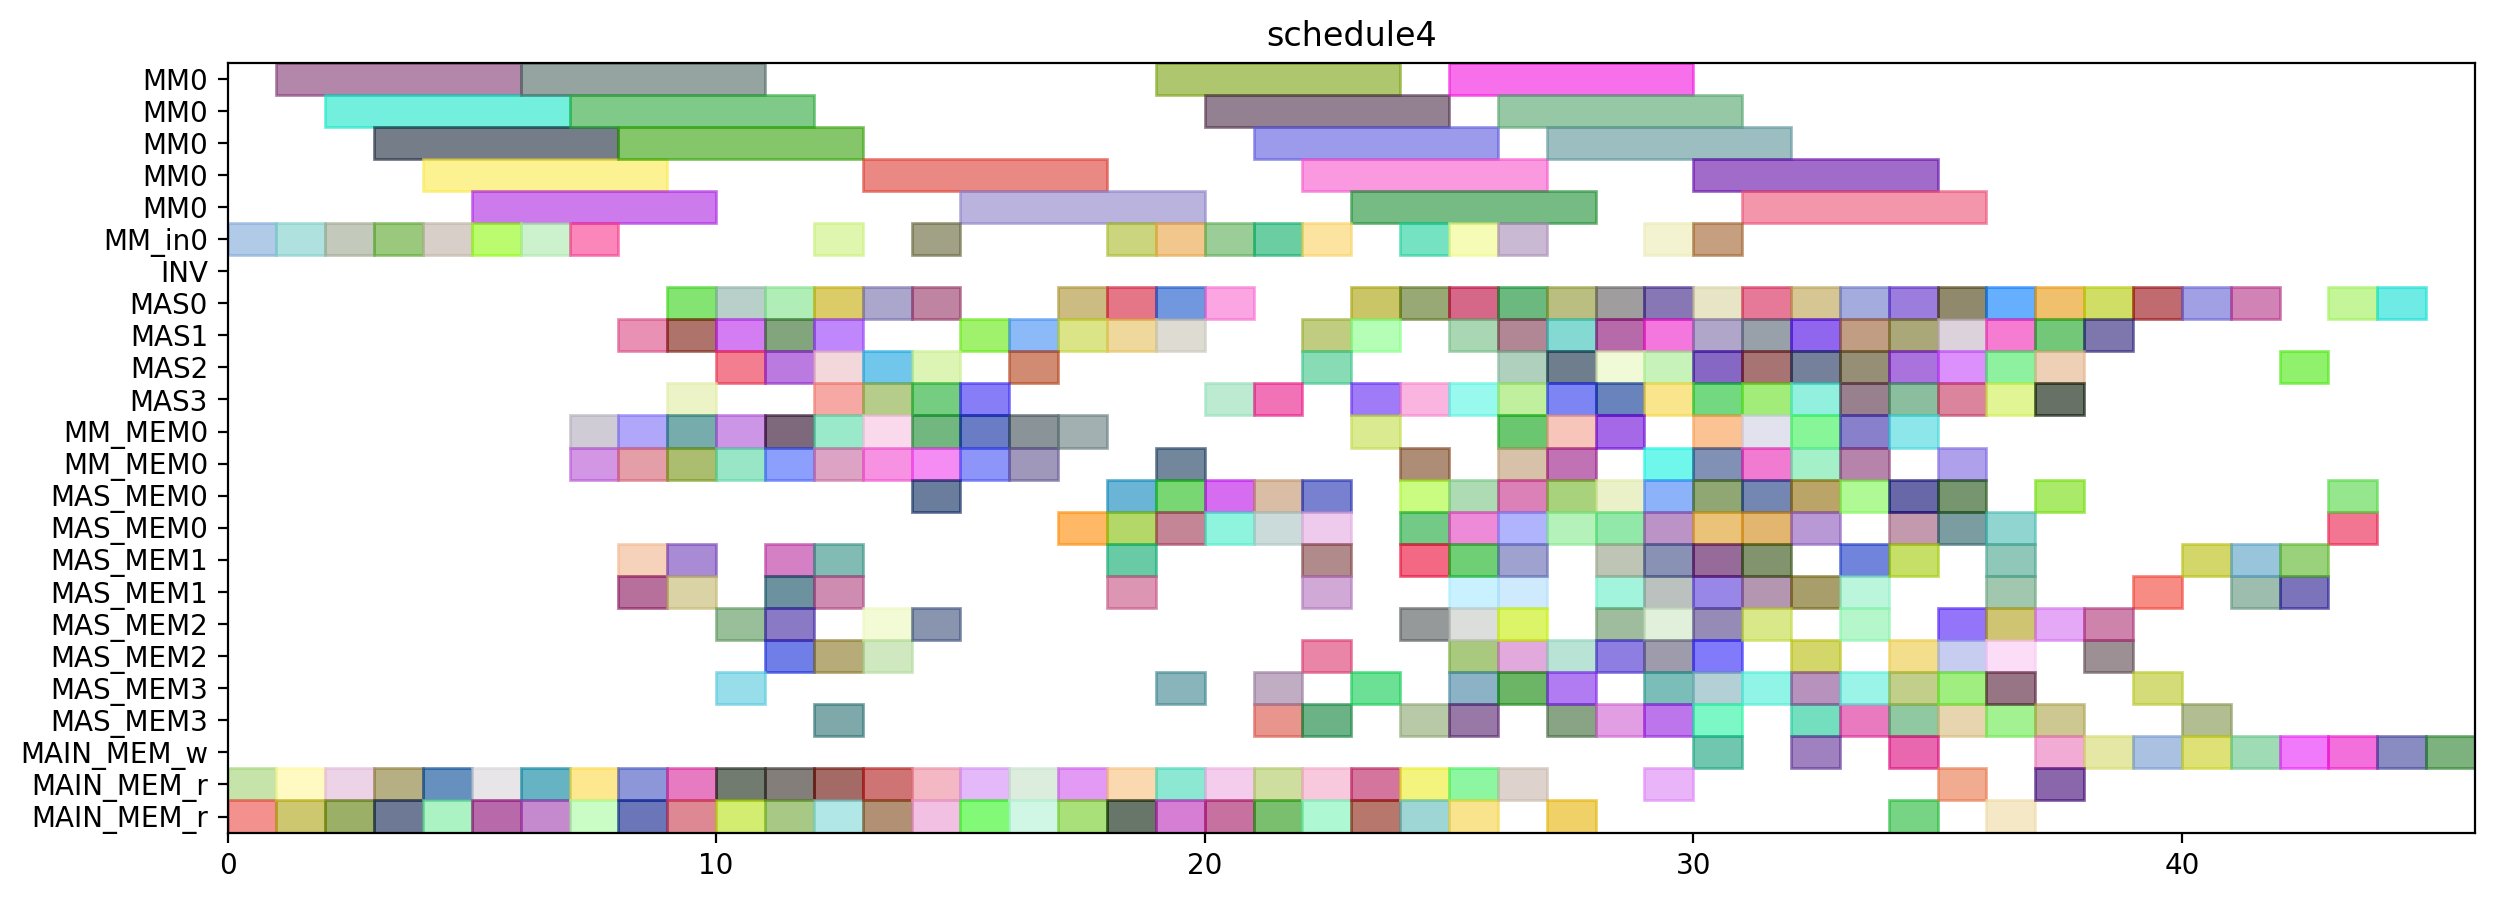

Python code for this plot:
from pyschedule import Scenario, solvers, plotters, alt


def solve():
	horizon = 127
	S = Scenario("schedule4", horizon=horizon)

	# resource
	MM = S.Resources('MM', num=1, size=5)
	MM_in = S.Resources('MM_in', num=1)
	INV = S.Resource('INV')
	MAS = S.Resources('MAS', num=4, size=1, periods=range(1, horizon))
	MM_MEM = S.Resources('MM_MEM', num=1, size=2)
	MAS_MEM = S.Resources('MAS_MEM', num=4, size=2)
	MAIN_MEM_w = S.Resource('MAIN_MEM_w', size=1)
	MAIN_MEM_r = S.Resource('MAIN_MEM_r', size=2)

	# result of previous scheduling
	t6_t1_in = S.Task('t6_t1_in', length=1, delay_cost=1)
	S += t6_t1_in >= 0
	t6_t1_in += MM_in[0]

	t6_t1_mem0 = S.Task('t6_t1_mem0', length=1, delay_cost=1)
	S += t6_t1_mem0 >= 0
	t6_t1_mem0 += MAIN_MEM_r

	t6_t1_mem1 = S.Task('t6_t1_mem1', length=1, delay_cost=1)
	S += t6_t1_mem1 >= 0
	t6_t1_mem1 += MAIN_MEM_r

	t5_t0_in = S.Task('t5_t0_in', length=1, delay_cost=1)
	S += t5_t0_in >= 1
	t5_t0_in += MM_in[0]

	t5_t0_mem0 = S.Task('t5_t0_mem0', length=1, delay_cost=1)
	S += t5_t0_mem0 >= 1
	t5_t0_mem0 += MAIN_MEM_r

	t5_t0_mem1 = S.Task('t5_t0_mem1', length=1, delay_cost=1)
	S += t5_t0_mem1 >= 1
	t5_t0_mem1 += MAIN_MEM_r

	t6_t1 = S.Task('t6_t1', length=5, delay_cost=1)
	S += t6_t1 >= 1
	t6_t1 += MM[0]

	t5_t0 = S.Task('t5_t0', length=5, delay_cost=1)
	S += t5_t0 >= 2
	t5_t0 += MM[0]

	t5_t1_in = S.Task('t5_t1_in', length=1, delay_cost=1)
	S += t5_t1_in >= 2
	t5_t1_in += MM_in[0]

	t5_t1_mem0 = S.Task('t5_t1_mem0', length=1, delay_cost=1)
	S += t5_t1_mem0 >= 2
	t5_t1_mem0 += MAIN_MEM_r

	t5_t1_mem1 = S.Task('t5_t1_mem1', length=1, delay_cost=1)
	S += t5_t1_mem1 >= 2
	t5_t1_mem1 += MAIN_MEM_r

	t4_t3_in = S.Task('t4_t3_in', length=1, delay_cost=1)
	S += t4_t3_in >= 3
	t4_t3_in += MM_in[0]

	t4_t3_mem0 = S.Task('t4_t3_mem0', length=1, delay_cost=1)
	S += t4_t3_mem0 >= 3
	t4_t3_mem0 += MAIN_MEM_r

	t4_t3_mem1 = S.Task('t4_t3_mem1', length=1, delay_cost=1)
	S += t4_t3_mem1 >= 3
	t4_t3_mem1 += MAIN_MEM_r

	t5_t1 = S.Task('t5_t1', length=5, delay_cost=1)
	S += t5_t1 >= 3
	t5_t1 += MM[0]

	t0_t3_in = S.Task('t0_t3_in', length=1, delay_cost=1)
	S += t0_t3_in >= 4
	t0_t3_in += MM_in[0]

	t0_t3_mem0 = S.Task('t0_t3_mem0', length=1, delay_cost=1)
	S += t0_t3_mem0 >= 4
	t0_t3_mem0 += MAIN_MEM_r

	t0_t3_mem1 = S.Task('t0_t3_mem1', length=1, delay_cost=1)
	S += t0_t3_mem1 >= 4
	t0_t3_mem1 += MAIN_MEM_r

	t4_t3 = S.Task('t4_t3', length=5, delay_cost=1)
	S += t4_t3 >= 4
	t4_t3 += MM[0]

	t0_t3 = S.Task('t0_t3', length=5, delay_cost=1)
	S += t0_t3 >= 5
	t0_t3 += MM[0]

	t6_t0_in = S.Task('t6_t0_in', length=1, delay_cost=1)
	S += t6_t0_in >= 5
	t6_t0_in += MM_in[0]

	t6_t0_mem0 = S.Task('t6_t0_mem0', length=1, delay_cost=1)
	S += t6_t0_mem0 >= 5
	t6_t0_mem0 += MAIN_MEM_r

	t6_t0_mem1 = S.Task('t6_t0_mem1', length=1, delay_cost=1)
	S += t6_t0_mem1 >= 5
	t6_t0_mem1 += MAIN_MEM_r

	t3_t0_in = S.Task('t3_t0_in', length=1, delay_cost=1)
	S += t3_t0_in >= 6
	t3_t0_in += MM_in[0]

	t3_t0_mem0 = S.Task('t3_t0_mem0', length=1, delay_cost=1)
	S += t3_t0_mem0 >= 6
	t3_t0_mem0 += MAIN_MEM_r

	t3_t0_mem1 = S.Task('t3_t0_mem1', length=1, delay_cost=1)
	S += t3_t0_mem1 >= 6
	t3_t0_mem1 += MAIN_MEM_r

	t6_t0 = S.Task('t6_t0', length=5, delay_cost=1)
	S += t6_t0 >= 6
	t6_t0 += MM[0]

	t3_t0 = S.Task('t3_t0', length=5, delay_cost=1)
	S += t3_t0 >= 7
	t3_t0 += MM[0]

	t3_t1_in = S.Task('t3_t1_in', length=1, delay_cost=1)
	S += t3_t1_in >= 7
	t3_t1_in += MM_in[0]

	t3_t1_mem0 = S.Task('t3_t1_mem0', length=1, delay_cost=1)
	S += t3_t1_mem0 >= 7
	t3_t1_mem0 += MAIN_MEM_r

	t3_t1_mem1 = S.Task('t3_t1_mem1', length=1, delay_cost=1)
	S += t3_t1_mem1 >= 7
	t3_t1_mem1 += MAIN_MEM_r

	t50_mem0 = S.Task('t50_mem0', length=1, delay_cost=1)
	S += t50_mem0 >= 7
	t50_mem0 += MM_MEM[0]

	t50_mem1 = S.Task('t50_mem1', length=1, delay_cost=1)
	S += t50_mem1 >= 7
	t50_mem1 += MM_MEM[0]

	t11_mem0 = S.Task('t11_mem0', length=1, delay_cost=1)
	S += t11_mem0 >= 8
	t11_mem0 += MAIN_MEM_r

	t11_mem1 = S.Task('t11_mem1', length=1, delay_cost=1)
	S += t11_mem1 >= 8
	t11_mem1 += MAIN_MEM_r

	t290_mem0 = S.Task('t290_mem0', length=1, delay_cost=1)
	S += t290_mem0 >= 8
	t290_mem0 += MAS_MEM[1]

	t290_mem1 = S.Task('t290_mem1', length=1, delay_cost=1)
	S += t290_mem1 >= 8
	t290_mem1 += MAS_MEM[1]

	t3_t1 = S.Task('t3_t1', length=5, delay_cost=1)
	S += t3_t1 >= 8
	t3_t1 += MM[0]

	t41_mem0 = S.Task('t41_mem0', length=1, delay_cost=1)
	S += t41_mem0 >= 8
	t41_mem0 += MM_MEM[0]

	t41_mem1 = S.Task('t41_mem1', length=1, delay_cost=1)
	S += t41_mem1 >= 8
	t41_mem1 += MM_MEM[0]

	t50 = S.Task('t50', length=1, delay_cost=1)
	S += t50 >= 8
	t50 += MAS[1]

	t01_mem0 = S.Task('t01_mem0', length=1, delay_cost=1)
	S += t01_mem0 >= 9
	t01_mem0 += MM_MEM[0]

	t01_mem1 = S.Task('t01_mem1', length=1, delay_cost=1)
	S += t01_mem1 >= 9
	t01_mem1 += MM_MEM[0]

	t11 = S.Task('t11', length=1, delay_cost=1)
	S += t11 >= 9
	t11 += MAS[0]

	t290 = S.Task('t290', length=1, delay_cost=1)
	S += t290 >= 9
	t290 += MAS[1]

	t300_mem0 = S.Task('t300_mem0', length=1, delay_cost=1)
	S += t300_mem0 >= 9
	t300_mem0 += MAS_MEM[1]

	t300_mem1 = S.Task('t300_mem1', length=1, delay_cost=1)
	S += t300_mem1 >= 9
	t300_mem1 += MAS_MEM[1]

	t41 = S.Task('t41', length=1, delay_cost=1)
	S += t41 >= 9
	t41 += MAS[3]

	t5_t2_mem0 = S.Task('t5_t2_mem0', length=1, delay_cost=1)
	S += t5_t2_mem0 >= 9
	t5_t2_mem0 += MAIN_MEM_r

	t5_t2_mem1 = S.Task('t5_t2_mem1', length=1, delay_cost=1)
	S += t5_t2_mem1 >= 9
	t5_t2_mem1 += MAIN_MEM_r

	t01 = S.Task('t01', length=1, delay_cost=1)
	S += t01 >= 10
	t01 += MAS[2]

	t151_mem0 = S.Task('t151_mem0', length=1, delay_cost=1)
	S += t151_mem0 >= 10
	t151_mem0 += MAS_MEM[2]

	t151_mem1 = S.Task('t151_mem1', length=1, delay_cost=1)
	S += t151_mem1 >= 10
	t151_mem1 += MAS_MEM[3]

	t300 = S.Task('t300', length=1, delay_cost=1)
	S += t300 >= 10
	t300 += MAS[0]

	t5_t2 = S.Task('t5_t2', length=1, delay_cost=1)
	S += t5_t2 >= 10
	t5_t2 += MAS[1]

	t60_mem0 = S.Task('t60_mem0', length=1, delay_cost=1)
	S += t60_mem0 >= 10
	t60_mem0 += MM_MEM[0]

	t60_mem1 = S.Task('t60_mem1', length=1, delay_cost=1)
	S += t60_mem1 >= 10
	t60_mem1 += MM_MEM[0]

	t6_t2_mem0 = S.Task('t6_t2_mem0', length=1, delay_cost=1)
	S += t6_t2_mem0 >= 10
	t6_t2_mem0 += MAIN_MEM_r

	t6_t2_mem1 = S.Task('t6_t2_mem1', length=1, delay_cost=1)
	S += t6_t2_mem1 >= 10
	t6_t2_mem1 += MAIN_MEM_r

	t151 = S.Task('t151', length=1, delay_cost=1)
	S += t151 >= 11
	t151 += MAS[1]

	t161_mem0 = S.Task('t161_mem0', length=1, delay_cost=1)
	S += t161_mem0 >= 11
	t161_mem0 += MAS_MEM[1]

	t161_mem1 = S.Task('t161_mem1', length=1, delay_cost=1)
	S += t161_mem1 >= 11
	t161_mem1 += MAS_MEM[1]

	t220_mem0 = S.Task('t220_mem0', length=1, delay_cost=1)
	S += t220_mem0 >= 11
	t220_mem0 += MAS_MEM[2]

	t220_mem1 = S.Task('t220_mem1', length=1, delay_cost=1)
	S += t220_mem1 >= 11
	t220_mem1 += MAS_MEM[2]

	t5_t3_mem0 = S.Task('t5_t3_mem0', length=1, delay_cost=1)
	S += t5_t3_mem0 >= 11
	t5_t3_mem0 += MAIN_MEM_r

	t5_t3_mem1 = S.Task('t5_t3_mem1', length=1, delay_cost=1)
	S += t5_t3_mem1 >= 11
	t5_t3_mem1 += MAIN_MEM_r

	t5_t5_mem0 = S.Task('t5_t5_mem0', length=1, delay_cost=1)
	S += t5_t5_mem0 >= 11
	t5_t5_mem0 += MM_MEM[0]

	t5_t5_mem1 = S.Task('t5_t5_mem1', length=1, delay_cost=1)
	S += t5_t5_mem1 >= 11
	t5_t5_mem1 += MM_MEM[0]

	t60 = S.Task('t60', length=1, delay_cost=1)
	S += t60 >= 11
	t60 += MAS[2]

	t6_t2 = S.Task('t6_t2', length=1, delay_cost=1)
	S += t6_t2 >= 11
	t6_t2 += MAS[0]

	t161 = S.Task('t161', length=1, delay_cost=1)
	S += t161 >= 12
	t161 += MAS[2]

	t220 = S.Task('t220', length=1, delay_cost=1)
	S += t220 >= 12
	t220 += MAS[3]

	t230_mem0 = S.Task('t230_mem0', length=1, delay_cost=1)
	S += t230_mem0 >= 12
	t230_mem0 += MAS_MEM[3]

	t230_mem1 = S.Task('t230_mem1', length=1, delay_cost=1)
	S += t230_mem1 >= 12
	t230_mem1 += MAS_MEM[2]

	t30_mem0 = S.Task('t30_mem0', length=1, delay_cost=1)
	S += t30_mem0 >= 12
	t30_mem0 += MM_MEM[0]

	t30_mem1 = S.Task('t30_mem1', length=1, delay_cost=1)
	S += t30_mem1 >= 12
	t30_mem1 += MM_MEM[0]

	t3_t2_mem0 = S.Task('t3_t2_mem0', length=1, delay_cost=1)
	S += t3_t2_mem0 >= 12
	t3_t2_mem0 += MAIN_MEM_r

	t3_t2_mem1 = S.Task('t3_t2_mem1', length=1, delay_cost=1)
	S += t3_t2_mem1 >= 12
	t3_t2_mem1 += MAIN_MEM_r

	t5_t3 = S.Task('t5_t3', length=1, delay_cost=1)
	S += t5_t3 >= 12
	t5_t3 += MAS[1]

	t5_t4_in = S.Task('t5_t4_in', length=1, delay_cost=1)
	S += t5_t4_in >= 12
	t5_t4_in += MM_in[0]

	t5_t4_mem0 = S.Task('t5_t4_mem0', length=1, delay_cost=1)
	S += t5_t4_mem0 >= 12
	t5_t4_mem0 += MAS_MEM[1]

	t5_t4_mem1 = S.Task('t5_t4_mem1', length=1, delay_cost=1)
	S += t5_t4_mem1 >= 12
	t5_t4_mem1 += MAS_MEM[1]

	t5_t5 = S.Task('t5_t5', length=1, delay_cost=1)
	S += t5_t5 >= 12
	t5_t5 += MAS[0]

	t110_mem0 = S.Task('t110_mem0', length=1, delay_cost=1)
	S += t110_mem0 >= 13
	t110_mem0 += MAS_MEM[2]

	t110_mem1 = S.Task('t110_mem1', length=1, delay_cost=1)
	S += t110_mem1 >= 13
	t110_mem1 += MAS_MEM[2]

	t230 = S.Task('t230', length=1, delay_cost=1)
	S += t230 >= 13
	t230 += MAS[3]

	t30 = S.Task('t30', length=1, delay_cost=1)
	S += t30 >= 13
	t30 += MAS[2]

	t3_t2 = S.Task('t3_t2', length=1, delay_cost=1)
	S += t3_t2 >= 13
	t3_t2 += MAS[0]

	t3_t3_mem0 = S.Task('t3_t3_mem0', length=1, delay_cost=1)
	S += t3_t3_mem0 >= 13
	t3_t3_mem0 += MAIN_MEM_r

	t3_t3_mem1 = S.Task('t3_t3_mem1', length=1, delay_cost=1)
	S += t3_t3_mem1 >= 13
	t3_t3_mem1 += MAIN_MEM_r

	t3_t5_mem0 = S.Task('t3_t5_mem0', length=1, delay_cost=1)
	S += t3_t5_mem0 >= 13
	t3_t5_mem0 += MM_MEM[0]

	t3_t5_mem1 = S.Task('t3_t5_mem1', length=1, delay_cost=1)
	S += t3_t5_mem1 >= 13
	t3_t5_mem1 += MM_MEM[0]

	t5_t4 = S.Task('t5_t4', length=5, delay_cost=1)
	S += t5_t4 >= 13
	t5_t4 += MM[0]

	t110 = S.Task('t110', length=1, delay_cost=1)
	S += t110 >= 14
	t110 += MAS[0]

	t3_t3 = S.Task('t3_t3', length=1, delay_cost=1)
	S += t3_t3 >= 14
	t3_t3 += MAS[2]

	t3_t4_in = S.Task('t3_t4_in', length=1, delay_cost=1)
	S += t3_t4_in >= 14
	t3_t4_in += MM_in[0]

	t3_t4_mem0 = S.Task('t3_t4_mem0', length=1, delay_cost=1)
	S += t3_t4_mem0 >= 14
	t3_t4_mem0 += MAS_MEM[0]

	t3_t4_mem1 = S.Task('t3_t4_mem1', length=1, delay_cost=1)
	S += t3_t4_mem1 >= 14
	t3_t4_mem1 += MAS_MEM[2]

	t3_t5 = S.Task('t3_t5', length=1, delay_cost=1)
	S += t3_t5 >= 14
	t3_t5 += MAS[3]

	t4_t0_mem0 = S.Task('t4_t0_mem0', length=1, delay_cost=1)
	S += t4_t0_mem0 >= 14
	t4_t0_mem0 += MAIN_MEM_r

	t4_t0_mem1 = S.Task('t4_t0_mem1', length=1, delay_cost=1)
	S += t4_t0_mem1 >= 14
	t4_t0_mem1 += MAIN_MEM_r

	t4_t5_mem0 = S.Task('t4_t5_mem0', length=1, delay_cost=1)
	S += t4_t5_mem0 >= 14
	t4_t5_mem0 += MM_MEM[0]

	t4_t5_mem1 = S.Task('t4_t5_mem1', length=1, delay_cost=1)
	S += t4_t5_mem1 >= 14
	t4_t5_mem1 += MM_MEM[0]

	t10_mem0 = S.Task('t10_mem0', length=1, delay_cost=1)
	S += t10_mem0 >= 15
	t10_mem0 += MAIN_MEM_r

	t10_mem1 = S.Task('t10_mem1', length=1, delay_cost=1)
	S += t10_mem1 >= 15
	t10_mem1 += MAIN_MEM_r

	t3_t4 = S.Task('t3_t4', length=5, delay_cost=1)
	S += t3_t4 >= 15
	t3_t4 += MM[0]

	t4_t0 = S.Task('t4_t0', length=1, delay_cost=1)
	S += t4_t0 >= 15
	t4_t0 += MAS[1]

	t4_t5 = S.Task('t4_t5', length=1, delay_cost=1)
	S += t4_t5 >= 15
	t4_t5 += MAS[3]

	t6_t5_mem0 = S.Task('t6_t5_mem0', length=1, delay_cost=1)
	S += t6_t5_mem0 >= 15
	t6_t5_mem0 += MM_MEM[0]

	t6_t5_mem1 = S.Task('t6_t5_mem1', length=1, delay_cost=1)
	S += t6_t5_mem1 >= 15
	t6_t5_mem1 += MM_MEM[0]

	t0_t0_mem0 = S.Task('t0_t0_mem0', length=1, delay_cost=1)
	S += t0_t0_mem0 >= 16
	t0_t0_mem0 += MAIN_MEM_r

	t0_t0_mem1 = S.Task('t0_t0_mem1', length=1, delay_cost=1)
	S += t0_t0_mem1 >= 16
	t0_t0_mem1 += MAIN_MEM_r

	t0_t5_mem0 = S.Task('t0_t5_mem0', length=1, delay_cost=1)
	S += t0_t5_mem0 >= 16
	t0_t5_mem0 += MM_MEM[0]

	t0_t5_mem1 = S.Task('t0_t5_mem1', length=1, delay_cost=1)
	S += t0_t5_mem1 >= 16
	t0_t5_mem1 += MM_MEM[0]

	t10 = S.Task('t10', length=1, delay_cost=1)
	S += t10 >= 16
	t10 += MAS[2]

	t6_t5 = S.Task('t6_t5', length=1, delay_cost=1)
	S += t6_t5 >= 16
	t6_t5 += MAS[1]

	t0_t0 = S.Task('t0_t0', length=1, delay_cost=1)
	S += t0_t0 >= 17
	t0_t0 += MAS[0]

	t0_t5 = S.Task('t0_t5', length=1, delay_cost=1)
	S += t0_t5 >= 17
	t0_t5 += MAS[1]

	t4_t1_mem0 = S.Task('t4_t1_mem0', length=1, delay_cost=1)
	S += t4_t1_mem0 >= 17
	t4_t1_mem0 += MAIN_MEM_r

	t4_t1_mem1 = S.Task('t4_t1_mem1', length=1, delay_cost=1)
	S += t4_t1_mem1 >= 17
	t4_t1_mem1 += MAIN_MEM_r

	t51_mem0 = S.Task('t51_mem0', length=1, delay_cost=1)
	S += t51_mem0 >= 17
	t51_mem0 += MM_MEM[0]

	t51_mem1 = S.Task('t51_mem1', length=1, delay_cost=1)
	S += t51_mem1 >= 17
	t51_mem1 += MAS_MEM[0]

	t0_t1_mem0 = S.Task('t0_t1_mem0', length=1, delay_cost=1)
	S += t0_t1_mem0 >= 18
	t0_t1_mem0 += MAIN_MEM_r

	t0_t1_mem1 = S.Task('t0_t1_mem1', length=1, delay_cost=1)
	S += t0_t1_mem1 >= 18
	t0_t1_mem1 += MAIN_MEM_r

	t291_mem0 = S.Task('t291_mem0', length=1, delay_cost=1)
	S += t291_mem0 >= 18
	t291_mem0 += MAS_MEM[0]

	t291_mem1 = S.Task('t291_mem1', length=1, delay_cost=1)
	S += t291_mem1 >= 18
	t291_mem1 += MAS_MEM[0]

	t4_t1 = S.Task('t4_t1', length=1, delay_cost=1)
	S += t4_t1 >= 18
	t4_t1 += MAS[1]

	t4_t2_in = S.Task('t4_t2_in', length=1, delay_cost=1)
	S += t4_t2_in >= 18
	t4_t2_in += MM_in[0]

	t4_t2_mem0 = S.Task('t4_t2_mem0', length=1, delay_cost=1)
	S += t4_t2_mem0 >= 18
	t4_t2_mem0 += MAS_MEM[1]

	t4_t2_mem1 = S.Task('t4_t2_mem1', length=1, delay_cost=1)
	S += t4_t2_mem1 >= 18
	t4_t2_mem1 += MAS_MEM[1]

	t51 = S.Task('t51', length=1, delay_cost=1)
	S += t51 >= 18
	t51 += MAS[0]

	t0_t1 = S.Task('t0_t1', length=1, delay_cost=1)
	S += t0_t1 >= 19
	t0_t1 += MAS[0]

	t0_t2_in = S.Task('t0_t2_in', length=1, delay_cost=1)
	S += t0_t2_in >= 19
	t0_t2_in += MM_in[0]

	t0_t2_mem0 = S.Task('t0_t2_mem0', length=1, delay_cost=1)
	S += t0_t2_mem0 >= 19
	t0_t2_mem0 += MAS_MEM[0]

	t0_t2_mem1 = S.Task('t0_t2_mem1', length=1, delay_cost=1)
	S += t0_t2_mem1 >= 19
	t0_t2_mem1 += MAS_MEM[0]

	t291 = S.Task('t291', length=1, delay_cost=1)
	S += t291 >= 19
	t291 += MAS[1]

	t31_mem0 = S.Task('t31_mem0', length=1, delay_cost=1)
	S += t31_mem0 >= 19
	t31_mem0 += MM_MEM[0]

	t31_mem1 = S.Task('t31_mem1', length=1, delay_cost=1)
	S += t31_mem1 >= 19
	t31_mem1 += MAS_MEM[3]

	t4_t2 = S.Task('t4_t2', length=5, delay_cost=1)
	S += t4_t2 >= 19
	t4_t2 += MM[0]

	t6_t3_mem0 = S.Task('t6_t3_mem0', length=1, delay_cost=1)
	S += t6_t3_mem0 >= 19
	t6_t3_mem0 += MAIN_MEM_r

	t6_t3_mem1 = S.Task('t6_t3_mem1', length=1, delay_cost=1)
	S += t6_t3_mem1 >= 19
	t6_t3_mem1 += MAIN_MEM_r

	t0_t2 = S.Task('t0_t2', length=5, delay_cost=1)
	S += t0_t2 >= 20
	t0_t2 += MM[0]

	t111_mem0 = S.Task('t111_mem0', length=1, delay_cost=1)
	S += t111_mem0 >= 20
	t111_mem0 += MAS_MEM[0]

	t111_mem1 = S.Task('t111_mem1', length=1, delay_cost=1)
	S += t111_mem1 >= 20
	t111_mem1 += MAS_MEM[0]

	t31 = S.Task('t31', length=1, delay_cost=1)
	S += t31 >= 20
	t31 += MAS[0]

	t6_t3 = S.Task('t6_t3', length=1, delay_cost=1)
	S += t6_t3 >= 20
	t6_t3 += MAS[3]

	t7_t1_in = S.Task('t7_t1_in', length=1, delay_cost=1)
	S += t7_t1_in >= 20
	t7_t1_in += MM_in[0]

	t7_t1_mem0 = S.Task('t7_t1_mem0', length=1, delay_cost=1)
	S += t7_t1_mem0 >= 20
	t7_t1_mem0 += MAIN_MEM_r

	t7_t1_mem1 = S.Task('t7_t1_mem1', length=1, delay_cost=1)
	S += t7_t1_mem1 >= 20
	t7_t1_mem1 += MAIN_MEM_r

	t111 = S.Task('t111', length=1, delay_cost=1)
	S += t111 >= 21
	t111 += MAS[3]

	t120_mem0 = S.Task('t120_mem0', length=1, delay_cost=1)
	S += t120_mem0 >= 21
	t120_mem0 += MAS_MEM[0]

	t120_mem1 = S.Task('t120_mem1', length=1, delay_cost=1)
	S += t120_mem1 >= 21
	t120_mem1 += MAS_MEM[3]

	t121_mem0 = S.Task('t121_mem0', length=1, delay_cost=1)
	S += t121_mem0 >= 21
	t121_mem0 += MAS_MEM[3]

	t121_mem1 = S.Task('t121_mem1', length=1, delay_cost=1)
	S += t121_mem1 >= 21
	t121_mem1 += MAS_MEM[0]

	t7_t0_in = S.Task('t7_t0_in', length=1, delay_cost=1)
	S += t7_t0_in >= 21
	t7_t0_in += MM_in[0]

	t7_t0_mem0 = S.Task('t7_t0_mem0', length=1, delay_cost=1)
	S += t7_t0_mem0 >= 21
	t7_t0_mem0 += MAIN_MEM_r

	t7_t0_mem1 = S.Task('t7_t0_mem1', length=1, delay_cost=1)
	S += t7_t0_mem1 >= 21
	t7_t0_mem1 += MAIN_MEM_r

	t7_t1 = S.Task('t7_t1', length=5, delay_cost=1)
	S += t7_t1 >= 21
	t7_t1 += MM[0]

	t120 = S.Task('t120', length=1, delay_cost=1)
	S += t120 >= 22
	t120 += MAS[2]

	t121 = S.Task('t121', length=1, delay_cost=1)
	S += t121 >= 22
	t121 += MAS[1]

	t131_mem0 = S.Task('t131_mem0', length=1, delay_cost=1)
	S += t131_mem0 >= 22
	t131_mem0 += MAS_MEM[2]

	t131_mem1 = S.Task('t131_mem1', length=1, delay_cost=1)
	S += t131_mem1 >= 22
	t131_mem1 += MAS_MEM[1]

	t301_mem0 = S.Task('t301_mem0', length=1, delay_cost=1)
	S += t301_mem0 >= 22
	t301_mem0 += MAS_MEM[1]

	t301_mem1 = S.Task('t301_mem1', length=1, delay_cost=1)
	S += t301_mem1 >= 22
	t301_mem1 += MAS_MEM[0]

	t6_t4_in = S.Task('t6_t4_in', length=1, delay_cost=1)
	S += t6_t4_in >= 22
	t6_t4_in += MM_in[0]

	t6_t4_mem0 = S.Task('t6_t4_mem0', length=1, delay_cost=1)
	S += t6_t4_mem0 >= 22
	t6_t4_mem0 += MAS_MEM[0]

	t6_t4_mem1 = S.Task('t6_t4_mem1', length=1, delay_cost=1)
	S += t6_t4_mem1 >= 22
	t6_t4_mem1 += MAS_MEM[3]

	t7_t0 = S.Task('t7_t0', length=5, delay_cost=1)
	S += t7_t0 >= 22
	t7_t0 += MM[0]

	t7_t2_mem0 = S.Task('t7_t2_mem0', length=1, delay_cost=1)
	S += t7_t2_mem0 >= 22
	t7_t2_mem0 += MAIN_MEM_r

	t7_t2_mem1 = S.Task('t7_t2_mem1', length=1, delay_cost=1)
	S += t7_t2_mem1 >= 22
	t7_t2_mem1 += MAIN_MEM_r

	t131 = S.Task('t131', length=1, delay_cost=1)
	S += t131 >= 23
	t131 += MAS[3]

	t301 = S.Task('t301', length=1, delay_cost=1)
	S += t301 >= 23
	t301 += MAS[1]

	t40_mem0 = S.Task('t40_mem0', length=1, delay_cost=1)
	S += t40_mem0 >= 23
	t40_mem0 += MM_MEM[0]

	t40_mem1 = S.Task('t40_mem1', length=1, delay_cost=1)
	S += t40_mem1 >= 23
	t40_mem1 += MAS_MEM[3]

	t6_t4 = S.Task('t6_t4', length=5, delay_cost=1)
	S += t6_t4 >= 23
	t6_t4 += MM[0]

	t7_t2 = S.Task('t7_t2', length=1, delay_cost=1)
	S += t7_t2 >= 23
	t7_t2 += MAS[0]

	t7_t3_mem0 = S.Task('t7_t3_mem0', length=1, delay_cost=1)
	S += t7_t3_mem0 >= 23
	t7_t3_mem0 += MAIN_MEM_r

	t7_t3_mem1 = S.Task('t7_t3_mem1', length=1, delay_cost=1)
	S += t7_t3_mem1 >= 23
	t7_t3_mem1 += MAIN_MEM_r

	t00_mem0 = S.Task('t00_mem0', length=1, delay_cost=1)
	S += t00_mem0 >= 24
	t00_mem0 += MM_MEM[0]

	t00_mem1 = S.Task('t00_mem1', length=1, delay_cost=1)
	S += t00_mem1 >= 24
	t00_mem1 += MAS_MEM[1]

	t40 = S.Task('t40', length=1, delay_cost=1)
	S += t40 >= 24
	t40 += MAS[0]

	t7_t3 = S.Task('t7_t3', length=1, delay_cost=1)
	S += t7_t3 >= 24
	t7_t3 += MAS[3]

	t7_t4_in = S.Task('t7_t4_in', length=1, delay_cost=1)
	S += t7_t4_in >= 24
	t7_t4_in += MM_in[0]

	t7_t4_mem0 = S.Task('t7_t4_mem0', length=1, delay_cost=1)
	S += t7_t4_mem0 >= 24
	t7_t4_mem0 += MAS_MEM[0]

	t7_t4_mem1 = S.Task('t7_t4_mem1', length=1, delay_cost=1)
	S += t7_t4_mem1 >= 24
	t7_t4_mem1 += MAS_MEM[3]

	t80_mem0 = S.Task('t80_mem0', length=1, delay_cost=1)
	S += t80_mem0 >= 24
	t80_mem0 += MAS_MEM[2]

	t80_mem1 = S.Task('t80_mem1', length=1, delay_cost=1)
	S += t80_mem1 >= 24
	t80_mem1 += MAIN_MEM_r

	t81_mem0 = S.Task('t81_mem0', length=1, delay_cost=1)
	S += t81_mem0 >= 24
	t81_mem0 += MAS_MEM[0]

	t81_mem1 = S.Task('t81_mem1', length=1, delay_cost=1)
	S += t81_mem1 >= 24
	t81_mem1 += MAIN_MEM_r

	t00 = S.Task('t00', length=1, delay_cost=1)
	S += t00 >= 25
	t00 += MAS[0]

	t130_mem0 = S.Task('t130_mem0', length=1, delay_cost=1)
	S += t130_mem0 >= 25
	t130_mem0 += MAS_MEM[0]

	t130_mem1 = S.Task('t130_mem1', length=1, delay_cost=1)
	S += t130_mem1 >= 25
	t130_mem1 += MAS_MEM[2]

	t20_mem0 = S.Task('t20_mem0', length=1, delay_cost=1)
	S += t20_mem0 >= 25
	t20_mem0 += MAS_MEM[2]

	t20_mem1 = S.Task('t20_mem1', length=1, delay_cost=1)
	S += t20_mem1 >= 25
	t20_mem1 += MAIN_MEM_r

	t21_mem0 = S.Task('t21_mem0', length=1, delay_cost=1)
	S += t21_mem0 >= 25
	t21_mem0 += MAS_MEM[0]

	t21_mem1 = S.Task('t21_mem1', length=1, delay_cost=1)
	S += t21_mem1 >= 25
	t21_mem1 += MAIN_MEM_r

	t7_t4 = S.Task('t7_t4', length=5, delay_cost=1)
	S += t7_t4 >= 25
	t7_t4 += MM[0]

	t80 = S.Task('t80', length=1, delay_cost=1)
	S += t80 >= 25
	t80 += MAS[1]

	t81 = S.Task('t81', length=1, delay_cost=1)
	S += t81 >= 25
	t81 += MAS[3]

	t9_t0_mem0 = S.Task('t9_t0_mem0', length=1, delay_cost=1)
	S += t9_t0_mem0 >= 25
	t9_t0_mem0 += MAS_MEM[1]

	t9_t0_mem1 = S.Task('t9_t0_mem1', length=1, delay_cost=1)
	S += t9_t0_mem1 >= 25
	t9_t0_mem1 += MAS_MEM[3]

	t9_t3_in = S.Task('t9_t3_in', length=1, delay_cost=1)
	S += t9_t3_in >= 25
	t9_t3_in += MM_in[0]

	t9_t3_mem0 = S.Task('t9_t3_mem0', length=1, delay_cost=1)
	S += t9_t3_mem0 >= 25
	t9_t3_mem0 += MAS_MEM[1]

	t9_t3_mem1 = S.Task('t9_t3_mem1', length=1, delay_cost=1)
	S += t9_t3_mem1 >= 25
	t9_t3_mem1 += MAS_MEM[3]

	t10_t0_mem0 = S.Task('t10_t0_mem0', length=1, delay_cost=1)
	S += t10_t0_mem0 >= 26
	t10_t0_mem0 += MAS_MEM[2]

	t10_t0_mem1 = S.Task('t10_t0_mem1', length=1, delay_cost=1)
	S += t10_t0_mem1 >= 26
	t10_t0_mem1 += MAS_MEM[0]

	t10_t3_in = S.Task('t10_t3_in', length=1, delay_cost=1)
	S += t10_t3_in >= 26
	t10_t3_in += MM_in[0]

	t10_t3_mem0 = S.Task('t10_t3_mem0', length=1, delay_cost=1)
	S += t10_t3_mem0 >= 26
	t10_t3_mem0 += MAS_MEM[2]

	t10_t3_mem1 = S.Task('t10_t3_mem1', length=1, delay_cost=1)
	S += t10_t3_mem1 >= 26
	t10_t3_mem1 += MAS_MEM[0]

	t130 = S.Task('t130', length=1, delay_cost=1)
	S += t130 >= 26
	t130 += MAS[1]

	t20 = S.Task('t20', length=1, delay_cost=1)
	S += t20 >= 26
	t20 += MAS[2]

	t21 = S.Task('t21', length=1, delay_cost=1)
	S += t21 >= 26
	t21 += MAS[0]

	t311_mem0 = S.Task('t311_mem0', length=1, delay_cost=1)
	S += t311_mem0 >= 26
	t311_mem0 += MAS_MEM[1]

	t311_mem1 = S.Task('t311_mem1', length=1, delay_cost=1)
	S += t311_mem1 >= 26
	t311_mem1 += MAIN_MEM_r

	t70_mem0 = S.Task('t70_mem0', length=1, delay_cost=1)
	S += t70_mem0 >= 26
	t70_mem0 += MM_MEM[0]

	t70_mem1 = S.Task('t70_mem1', length=1, delay_cost=1)
	S += t70_mem1 >= 26
	t70_mem1 += MM_MEM[0]

	t9_t0 = S.Task('t9_t0', length=1, delay_cost=1)
	S += t9_t0 >= 26
	t9_t0 += MAS[3]

	t9_t1_mem0 = S.Task('t9_t1_mem0', length=1, delay_cost=1)
	S += t9_t1_mem0 >= 26
	t9_t1_mem0 += MAS_MEM[1]

	t9_t1_mem1 = S.Task('t9_t1_mem1', length=1, delay_cost=1)
	S += t9_t1_mem1 >= 26
	t9_t1_mem1 += MAS_MEM[3]

	t9_t3 = S.Task('t9_t3', length=5, delay_cost=1)
	S += t9_t3 >= 26
	t9_t3 += MM[0]

	t10_t0 = S.Task('t10_t0', length=1, delay_cost=1)
	S += t10_t0 >= 27
	t10_t0 += MAS[1]

	t10_t1_mem0 = S.Task('t10_t1_mem0', length=1, delay_cost=1)
	S += t10_t1_mem0 >= 27
	t10_t1_mem0 += MAS_MEM[2]

	t10_t1_mem1 = S.Task('t10_t1_mem1', length=1, delay_cost=1)
	S += t10_t1_mem1 >= 27
	t10_t1_mem1 += MAS_MEM[0]

	t10_t3 = S.Task('t10_t3', length=5, delay_cost=1)
	S += t10_t3 >= 27
	t10_t3 += MM[0]

	t260_mem0 = S.Task('t260_mem0', length=1, delay_cost=1)
	S += t260_mem0 >= 27
	t260_mem0 += MAS_MEM[3]

	t260_mem1 = S.Task('t260_mem1', length=1, delay_cost=1)
	S += t260_mem1 >= 27
	t260_mem1 += MAS_MEM[3]

	t310_mem0 = S.Task('t310_mem0', length=1, delay_cost=1)
	S += t310_mem0 >= 27
	t310_mem0 += MAS_MEM[0]

	t310_mem1 = S.Task('t310_mem1', length=1, delay_cost=1)
	S += t310_mem1 >= 27
	t310_mem1 += MAIN_MEM_r

	t311 = S.Task('t311', length=1, delay_cost=1)
	S += t311 >= 27
	t311 += MAS[2]

	t70 = S.Task('t70', length=1, delay_cost=1)
	S += t70 >= 27
	t70 += MAS[3]

	t7_t5_mem0 = S.Task('t7_t5_mem0', length=1, delay_cost=1)
	S += t7_t5_mem0 >= 27
	t7_t5_mem0 += MM_MEM[0]

	t7_t5_mem1 = S.Task('t7_t5_mem1', length=1, delay_cost=1)
	S += t7_t5_mem1 >= 27
	t7_t5_mem1 += MM_MEM[0]

	t9_t1 = S.Task('t9_t1', length=1, delay_cost=1)
	S += t9_t1 >= 27
	t9_t1 += MAS[0]

	c010_mem0 = S.Task('c010_mem0', length=1, delay_cost=1)
	S += c010_mem0 >= 28
	c010_mem0 += MAS_MEM[2]

	c010_mem1 = S.Task('c010_mem1', length=1, delay_cost=1)
	S += c010_mem1 >= 28
	c010_mem1 += MAS_MEM[2]

	t10_t1 = S.Task('t10_t1', length=1, delay_cost=1)
	S += t10_t1 >= 28
	t10_t1 += MAS[0]

	t150_mem0 = S.Task('t150_mem0', length=1, delay_cost=1)
	S += t150_mem0 >= 28
	t150_mem0 += MAS_MEM[0]

	t150_mem1 = S.Task('t150_mem1', length=1, delay_cost=1)
	S += t150_mem1 >= 28
	t150_mem1 += MAS_MEM[0]

	t260 = S.Task('t260', length=1, delay_cost=1)
	S += t260 >= 28
	t260 += MAS[1]

	t270_mem0 = S.Task('t270_mem0', length=1, delay_cost=1)
	S += t270_mem0 >= 28
	t270_mem0 += MAS_MEM[1]

	t270_mem1 = S.Task('t270_mem1', length=1, delay_cost=1)
	S += t270_mem1 >= 28
	t270_mem1 += MAS_MEM[3]

	t310 = S.Task('t310', length=1, delay_cost=1)
	S += t310 >= 28
	t310 += MAS[2]

	t61_mem0 = S.Task('t61_mem0', length=1, delay_cost=1)
	S += t61_mem0 >= 28
	t61_mem0 += MM_MEM[0]

	t61_mem1 = S.Task('t61_mem1', length=1, delay_cost=1)
	S += t61_mem1 >= 28
	t61_mem1 += MAS_MEM[1]

	t7_t5 = S.Task('t7_t5', length=1, delay_cost=1)
	S += t7_t5 >= 28
	t7_t5 += MAS[3]

	c010 = S.Task('c010', length=1, delay_cost=1)
	S += c010 >= 29
	c010 += MAS[3]

	t150 = S.Task('t150', length=1, delay_cost=1)
	S += t150 >= 29
	t150 += MAS[2]

	t160_mem0 = S.Task('t160_mem0', length=1, delay_cost=1)
	S += t160_mem0 >= 29
	t160_mem0 += MAS_MEM[2]

	t160_mem1 = S.Task('t160_mem1', length=1, delay_cost=1)
	S += t160_mem1 >= 29
	t160_mem1 += MAS_MEM[2]

	t221_mem0 = S.Task('t221_mem0', length=1, delay_cost=1)
	S += t221_mem0 >= 29
	t221_mem0 += MAS_MEM[1]

	t221_mem1 = S.Task('t221_mem1', length=1, delay_cost=1)
	S += t221_mem1 >= 29
	t221_mem1 += MAS_MEM[1]

	t270 = S.Task('t270', length=1, delay_cost=1)
	S += t270 >= 29
	t270 += MAS[0]

	t280_mem0 = S.Task('t280_mem0', length=1, delay_cost=1)
	S += t280_mem0 >= 29
	t280_mem0 += MAS_MEM[0]

	t280_mem1 = S.Task('t280_mem1', length=1, delay_cost=1)
	S += t280_mem1 >= 29
	t280_mem1 += MAIN_MEM_r

	t61 = S.Task('t61', length=1, delay_cost=1)
	S += t61 >= 29
	t61 += MAS[1]

	t71_mem0 = S.Task('t71_mem0', length=1, delay_cost=1)
	S += t71_mem0 >= 29
	t71_mem0 += MM_MEM[0]

	t71_mem1 = S.Task('t71_mem1', length=1, delay_cost=1)
	S += t71_mem1 >= 29
	t71_mem1 += MAS_MEM[3]

	t9_t2_in = S.Task('t9_t2_in', length=1, delay_cost=1)
	S += t9_t2_in >= 29
	t9_t2_in += MM_in[0]

	t9_t2_mem0 = S.Task('t9_t2_mem0', length=1, delay_cost=1)
	S += t9_t2_mem0 >= 29
	t9_t2_mem0 += MAS_MEM[3]

	t9_t2_mem1 = S.Task('t9_t2_mem1', length=1, delay_cost=1)
	S += t9_t2_mem1 >= 29
	t9_t2_mem1 += MAS_MEM[0]

	c010_w = S.Task('c010_w', length=1, delay_cost=1)
	S += c010_w >= 30
	c010_w += MAIN_MEM_w

	c210_mem0 = S.Task('c210_mem0', length=1, delay_cost=1)
	S += c210_mem0 >= 30
	c210_mem0 += MAS_MEM[2]

	c210_mem1 = S.Task('c210_mem1', length=1, delay_cost=1)
	S += c210_mem1 >= 30
	c210_mem1 += MAS_MEM[2]

	t10_t2_in = S.Task('t10_t2_in', length=1, delay_cost=1)
	S += t10_t2_in >= 30
	t10_t2_in += MM_in[0]

	t10_t2_mem0 = S.Task('t10_t2_mem0', length=1, delay_cost=1)
	S += t10_t2_mem0 >= 30
	t10_t2_mem0 += MAS_MEM[1]

	t10_t2_mem1 = S.Task('t10_t2_mem1', length=1, delay_cost=1)
	S += t10_t2_mem1 >= 30
	t10_t2_mem1 += MAS_MEM[0]

	t160 = S.Task('t160', length=1, delay_cost=1)
	S += t160 >= 30
	t160 += MAS[0]

	t180_mem0 = S.Task('t180_mem0', length=1, delay_cost=1)
	S += t180_mem0 >= 30
	t180_mem0 += MAS_MEM[0]

	t180_mem1 = S.Task('t180_mem1', length=1, delay_cost=1)
	S += t180_mem1 >= 30
	t180_mem1 += MAS_MEM[3]

	t221 = S.Task('t221', length=1, delay_cost=1)
	S += t221 >= 30
	t221 += MAS[3]

	t231_mem0 = S.Task('t231_mem0', length=1, delay_cost=1)
	S += t231_mem0 >= 30
	t231_mem0 += MAS_MEM[3]

	t231_mem1 = S.Task('t231_mem1', length=1, delay_cost=1)
	S += t231_mem1 >= 30
	t231_mem1 += MAS_MEM[1]

	t280 = S.Task('t280', length=1, delay_cost=1)
	S += t280 >= 30
	t280 += MAS[2]

	t71 = S.Task('t71', length=1, delay_cost=1)
	S += t71 >= 30
	t71 += MAS[1]

	t91_mem0 = S.Task('t91_mem0', length=1, delay_cost=1)
	S += t91_mem0 >= 30
	t91_mem0 += MM_MEM[0]

	t91_mem1 = S.Task('t91_mem1', length=1, delay_cost=1)
	S += t91_mem1 >= 30
	t91_mem1 += MM_MEM[0]

	t9_t2 = S.Task('t9_t2', length=5, delay_cost=1)
	S += t9_t2 >= 30
	t9_t2 += MM[0]

	c210 = S.Task('c210', length=1, delay_cost=1)
	S += c210 >= 31
	c210 += MAS[1]

	t101_mem0 = S.Task('t101_mem0', length=1, delay_cost=1)
	S += t101_mem0 >= 31
	t101_mem0 += MM_MEM[0]

	t101_mem1 = S.Task('t101_mem1', length=1, delay_cost=1)
	S += t101_mem1 >= 31
	t101_mem1 += MM_MEM[0]

	t10_t2 = S.Task('t10_t2', length=5, delay_cost=1)
	S += t10_t2 >= 31
	t10_t2 += MM[0]

	t171_mem0 = S.Task('t171_mem0', length=1, delay_cost=1)
	S += t171_mem0 >= 31
	t171_mem0 += MAS_MEM[3]

	t171_mem1 = S.Task('t171_mem1', length=1, delay_cost=1)
	S += t171_mem1 >= 31
	t171_mem1 += MAS_MEM[2]

	t180 = S.Task('t180', length=1, delay_cost=1)
	S += t180 >= 31
	t180 += MAS[0]

	t190_mem0 = S.Task('t190_mem0', length=1, delay_cost=1)
	S += t190_mem0 >= 31
	t190_mem0 += MAS_MEM[0]

	t190_mem1 = S.Task('t190_mem1', length=1, delay_cost=1)
	S += t190_mem1 >= 31
	t190_mem1 += MAS_MEM[0]

	t231 = S.Task('t231', length=1, delay_cost=1)
	S += t231 >= 31
	t231 += MAS[2]

	t261_mem0 = S.Task('t261_mem0', length=1, delay_cost=1)
	S += t261_mem0 >= 31
	t261_mem0 += MAS_MEM[1]

	t261_mem1 = S.Task('t261_mem1', length=1, delay_cost=1)
	S += t261_mem1 >= 31
	t261_mem1 += MAS_MEM[1]

	t91 = S.Task('t91', length=1, delay_cost=1)
	S += t91 >= 31
	t91 += MAS[3]

	c111_mem0 = S.Task('c111_mem0', length=1, delay_cost=1)
	S += c111_mem0 >= 32
	c111_mem0 += MAS_MEM[2]

	c111_mem1 = S.Task('c111_mem1', length=1, delay_cost=1)
	S += c111_mem1 >= 32
	c111_mem1 += MAS_MEM[0]

	c210_w = S.Task('c210_w', length=1, delay_cost=1)
	S += c210_w >= 32
	c210_w += MAIN_MEM_w

	t101 = S.Task('t101', length=1, delay_cost=1)
	S += t101 >= 32
	t101 += MAS[2]

	t10_t5_mem0 = S.Task('t10_t5_mem0', length=1, delay_cost=1)
	S += t10_t5_mem0 >= 32
	t10_t5_mem0 += MM_MEM[0]

	t10_t5_mem1 = S.Task('t10_t5_mem1', length=1, delay_cost=1)
	S += t10_t5_mem1 >= 32
	t10_t5_mem1 += MM_MEM[0]

	t171 = S.Task('t171', length=1, delay_cost=1)
	S += t171 >= 32
	t171 += MAS[0]

	t181_mem0 = S.Task('t181_mem0', length=1, delay_cost=1)
	S += t181_mem0 >= 32
	t181_mem0 += MAS_MEM[3]

	t181_mem1 = S.Task('t181_mem1', length=1, delay_cost=1)
	S += t181_mem1 >= 32
	t181_mem1 += MAS_MEM[0]

	t190 = S.Task('t190', length=1, delay_cost=1)
	S += t190 >= 32
	t190 += MAS[1]

	t261 = S.Task('t261', length=1, delay_cost=1)
	S += t261 >= 32
	t261 += MAS[3]

	t271_mem0 = S.Task('t271_mem0', length=1, delay_cost=1)
	S += t271_mem0 >= 32
	t271_mem0 += MAS_MEM[3]

	t271_mem1 = S.Task('t271_mem1', length=1, delay_cost=1)
	S += t271_mem1 >= 32
	t271_mem1 += MAS_MEM[1]

	c111 = S.Task('c111', length=1, delay_cost=1)
	S += c111 >= 33
	c111 += MAS[1]

	t10_t5 = S.Task('t10_t5', length=1, delay_cost=1)
	S += t10_t5 >= 33
	t10_t5 += MAS[2]

	t181 = S.Task('t181', length=1, delay_cost=1)
	S += t181 >= 33
	t181 += MAS[0]

	t191_mem0 = S.Task('t191_mem0', length=1, delay_cost=1)
	S += t191_mem0 >= 33
	t191_mem0 += MAS_MEM[0]

	t191_mem1 = S.Task('t191_mem1', length=1, delay_cost=1)
	S += t191_mem1 >= 33
	t191_mem1 += MAS_MEM[3]

	t200_mem0 = S.Task('t200_mem0', length=1, delay_cost=1)
	S += t200_mem0 >= 33
	t200_mem0 += MAS_MEM[1]

	t200_mem1 = S.Task('t200_mem1', length=1, delay_cost=1)
	S += t200_mem1 >= 33
	t200_mem1 += MAS_MEM[1]

	t241_mem0 = S.Task('t241_mem0', length=1, delay_cost=1)
	S += t241_mem0 >= 33
	t241_mem0 += MAS_MEM[2]

	t241_mem1 = S.Task('t241_mem1', length=1, delay_cost=1)
	S += t241_mem1 >= 33
	t241_mem1 += MAS_MEM[3]

	t271 = S.Task('t271', length=1, delay_cost=1)
	S += t271 >= 33
	t271 += MAS[3]

	t9_t5_mem0 = S.Task('t9_t5_mem0', length=1, delay_cost=1)
	S += t9_t5_mem0 >= 33
	t9_t5_mem0 += MM_MEM[0]

	t9_t5_mem1 = S.Task('t9_t5_mem1', length=1, delay_cost=1)
	S += t9_t5_mem1 >= 33
	t9_t5_mem1 += MM_MEM[0]

	c111_w = S.Task('c111_w', length=1, delay_cost=1)
	S += c111_w >= 34
	c111_w += MAIN_MEM_w

	t191 = S.Task('t191', length=1, delay_cost=1)
	S += t191 >= 34
	t191 += MAS[0]

	t200 = S.Task('t200', length=1, delay_cost=1)
	S += t200 >= 34
	t200 += MAS[3]

	t201_mem0 = S.Task('t201_mem0', length=1, delay_cost=1)
	S += t201_mem0 >= 34
	t201_mem0 += MAS_MEM[0]

	t201_mem1 = S.Task('t201_mem1', length=1, delay_cost=1)
	S += t201_mem1 >= 34
	t201_mem1 += MAS_MEM[0]

	t240_mem0 = S.Task('t240_mem0', length=1, delay_cost=1)
	S += t240_mem0 >= 34
	t240_mem0 += MAS_MEM[3]

	t240_mem1 = S.Task('t240_mem1', length=1, delay_cost=1)
	S += t240_mem1 >= 34
	t240_mem1 += MAS_MEM[2]

	t241 = S.Task('t241', length=1, delay_cost=1)
	S += t241 >= 34
	t241 += MAS[2]

	t281_mem0 = S.Task('t281_mem0', length=1, delay_cost=1)
	S += t281_mem0 >= 34
	t281_mem0 += MAS_MEM[3]

	t281_mem1 = S.Task('t281_mem1', length=1, delay_cost=1)
	S += t281_mem1 >= 34
	t281_mem1 += MAIN_MEM_r

	t90_mem0 = S.Task('t90_mem0', length=1, delay_cost=1)
	S += t90_mem0 >= 34
	t90_mem0 += MM_MEM[0]

	t90_mem1 = S.Task('t90_mem1', length=1, delay_cost=1)
	S += t90_mem1 >= 34
	t90_mem1 += MAS_MEM[1]

	t9_t5 = S.Task('t9_t5', length=1, delay_cost=1)
	S += t9_t5 >= 34
	t9_t5 += MAS[1]

	t100_mem0 = S.Task('t100_mem0', length=1, delay_cost=1)
	S += t100_mem0 >= 35
	t100_mem0 += MM_MEM[0]

	t100_mem1 = S.Task('t100_mem1', length=1, delay_cost=1)
	S += t100_mem1 >= 35
	t100_mem1 += MAS_MEM[2]

	t170_mem0 = S.Task('t170_mem0', length=1, delay_cost=1)
	S += t170_mem0 >= 35
	t170_mem0 += MAS_MEM[0]

	t170_mem1 = S.Task('t170_mem1', length=1, delay_cost=1)
	S += t170_mem1 >= 35
	t170_mem1 += MAS_MEM[0]

	t201 = S.Task('t201', length=1, delay_cost=1)
	S += t201 >= 35
	t201 += MAS[1]

	t240 = S.Task('t240', length=1, delay_cost=1)
	S += t240 >= 35
	t240 += MAS[3]

	t281 = S.Task('t281', length=1, delay_cost=1)
	S += t281 >= 35
	t281 += MAS[2]

	t90 = S.Task('t90', length=1, delay_cost=1)
	S += t90 >= 35
	t90 += MAS[0]

	t100 = S.Task('t100', length=1, delay_cost=1)
	S += t100 >= 36
	t100 += MAS[1]

	t170 = S.Task('t170', length=1, delay_cost=1)
	S += t170 >= 36
	t170 += MAS[3]


	# new tasks
	t140 = S.Task('t140', length=1, delay_cost=1)
	t140 += alt(MAS)

	t140_mem0 = S.Task('t140_mem0', length=1, delay_cost=1)
	t140_mem0 += MAS_MEM[1]
	S += 26 < t140_mem0
	S += t140_mem0 <= t140

	t140_mem1 = S.Task('t140_mem1', length=1, delay_cost=1)
	t140_mem1 += MAIN_MEM_r
	S += t140_mem1 <= t140

	c001 = S.Task('c001', length=1, delay_cost=1)
	c001 += alt(MAS)

	S += 19<c001

	c001_mem0 = S.Task('c001_mem0', length=1, delay_cost=1)
	c001_mem0 += MAS_MEM[3]
	S += 23 < c001_mem0
	S += c001_mem0 <= c001

	c001_mem1 = S.Task('c001_mem1', length=1, delay_cost=1)
	c001_mem1 += MAS_MEM[3]
	S += 23 < c001_mem1
	S += c001_mem1 <= c001

	c001_w = S.Task('c001_w', length=1, delay_cost=1)
	c001_w += alt(MAIN_MEM_w)
	S += c001 <= c001_w

	c011 = S.Task('c011', length=1, delay_cost=1)
	c011 += alt(MAS)

	S += 27<c011

	c011_mem0 = S.Task('c011_mem0', length=1, delay_cost=1)
	c011_mem0 += MAS_MEM[2]
	S += 27 < c011_mem0
	S += c011_mem0 <= c011

	c011_mem1 = S.Task('c011_mem1', length=1, delay_cost=1)
	c011_mem1 += MAS_MEM[2]
	S += 27 < c011_mem1
	S += c011_mem1 <= c011

	c011_w = S.Task('c011_w', length=1, delay_cost=1)
	c011_w += alt(MAIN_MEM_w)
	S += c011 <= c011_w

	c110 = S.Task('c110', length=1, delay_cost=1)
	c110 += alt(MAS)

	S += 24<c110

	c110_mem0 = S.Task('c110_mem0', length=1, delay_cost=1)
	c110_mem0 += MAS_MEM[1]
	S += 36 < c110_mem0
	S += c110_mem0 <= c110

	c110_mem1 = S.Task('c110_mem1', length=1, delay_cost=1)
	c110_mem1 += MAS_MEM[3]
	S += 36 < c110_mem1
	S += c110_mem1 <= c110

	c110_w = S.Task('c110_w', length=1, delay_cost=1)
	c110_w += alt(MAIN_MEM_w)
	S += c110 <= c110_w

	t210 = S.Task('t210', length=1, delay_cost=1)
	t210 += alt(MAS)

	t210_mem0 = S.Task('t210_mem0', length=1, delay_cost=1)
	t210_mem0 += MAS_MEM[3]
	S += 34 < t210_mem0
	S += t210_mem0 <= t210

	t210_mem1 = S.Task('t210_mem1', length=1, delay_cost=1)
	t210_mem1 += MAS_MEM[0]
	S += 35 < t210_mem1
	S += t210_mem1 <= t210

	t211 = S.Task('t211', length=1, delay_cost=1)
	t211 += alt(MAS)

	t211_mem0 = S.Task('t211_mem0', length=1, delay_cost=1)
	t211_mem0 += MAS_MEM[1]
	S += 35 < t211_mem0
	S += t211_mem0 <= t211

	t211_mem1 = S.Task('t211_mem1', length=1, delay_cost=1)
	t211_mem1 += MAS_MEM[3]
	S += 31 < t211_mem1
	S += t211_mem1 <= t211

	t250 = S.Task('t250', length=1, delay_cost=1)
	t250 += alt(MAS)

	t250_mem0 = S.Task('t250_mem0', length=1, delay_cost=1)
	t250_mem0 += MAIN_MEM_r
	S += t250_mem0 <= t250

	t250_mem1 = S.Task('t250_mem1', length=1, delay_cost=1)
	t250_mem1 += MAS_MEM[3]
	S += 35 < t250_mem1
	S += t250_mem1 <= t250

	t251 = S.Task('t251', length=1, delay_cost=1)
	t251 += alt(MAS)

	t251_mem0 = S.Task('t251_mem0', length=1, delay_cost=1)
	t251_mem0 += MAIN_MEM_r
	S += t251_mem0 <= t251

	t251_mem1 = S.Task('t251_mem1', length=1, delay_cost=1)
	t251_mem1 += MAS_MEM[2]
	S += 34 < t251_mem1
	S += t251_mem1 <= t251

	c211 = S.Task('c211', length=1, delay_cost=1)
	c211 += alt(MAS)

	S += 35<c211

	c211_mem0 = S.Task('c211_mem0', length=1, delay_cost=1)
	c211_mem0 += MAS_MEM[2]
	S += 35 < c211_mem0
	S += c211_mem0 <= c211

	c211_mem1 = S.Task('c211_mem1', length=1, delay_cost=1)
	c211_mem1 += MAS_MEM[2]
	S += 35 < c211_mem1
	S += c211_mem1 <= c211

	c211_w = S.Task('c211_w', length=1, delay_cost=1)
	c211_w += alt(MAIN_MEM_w)
	S += c211 <= c211_w

	c000 = S.Task('c000', length=1, delay_cost=1)
	c000 += alt(MAS)

	S += 19<c000

	c000_mem0 = S.Task('c000_mem0', length=1, delay_cost=1)
	c000_mem0 += MAS_MEM[1]
	S += 26 < c000_mem0
	S += c000_mem0 <= c000

	c000_mem1 = S.Task('c000_mem1', length=1, delay_cost=1)
	c000_mem1 += alt(MAS_MEM)
	S += (t140*MAS[0])-1 < c000_mem1*MAS_MEM[0]
	S += (t140*MAS[1])-1 < c000_mem1*MAS_MEM[1]
	S += (t140*MAS[2])-1 < c000_mem1*MAS_MEM[2]
	S += (t140*MAS[3])-1 < c000_mem1*MAS_MEM[3]
	S += c000_mem1 <= c000

	c000_w = S.Task('c000_w', length=1, delay_cost=1)
	c000_w += alt(MAIN_MEM_w)
	S += c000 <= c000_w

	c200 = S.Task('c200', length=1, delay_cost=1)
	c200 += alt(MAS)

	S += 26<c200

	c200_mem0 = S.Task('c200_mem0', length=1, delay_cost=1)
	c200_mem0 += alt(MAS_MEM)
	S += (t210*MAS[0])-1 < c200_mem0*MAS_MEM[0]
	S += (t210*MAS[1])-1 < c200_mem0*MAS_MEM[1]
	S += (t210*MAS[2])-1 < c200_mem0*MAS_MEM[2]
	S += (t210*MAS[3])-1 < c200_mem0*MAS_MEM[3]
	S += c200_mem0 <= c200

	c200_mem1 = S.Task('c200_mem1', length=1, delay_cost=1)
	c200_mem1 += MAS_MEM[1]
	S += 36 < c200_mem1
	S += c200_mem1 <= c200

	c200_w = S.Task('c200_w', length=1, delay_cost=1)
	c200_w += alt(MAIN_MEM_w)
	S += c200 <= c200_w

	c201 = S.Task('c201', length=1, delay_cost=1)
	c201 += alt(MAS)

	S += 26<c201

	c201_mem0 = S.Task('c201_mem0', length=1, delay_cost=1)
	c201_mem0 += alt(MAS_MEM)
	S += (t211*MAS[0])-1 < c201_mem0*MAS_MEM[0]
	S += (t211*MAS[1])-1 < c201_mem0*MAS_MEM[1]
	S += (t211*MAS[2])-1 < c201_mem0*MAS_MEM[2]
	S += (t211*MAS[3])-1 < c201_mem0*MAS_MEM[3]
	S += c201_mem0 <= c201

	c201_mem1 = S.Task('c201_mem1', length=1, delay_cost=1)
	c201_mem1 += MAS_MEM[2]
	S += 32 < c201_mem1
	S += c201_mem1 <= c201

	c201_w = S.Task('c201_w', length=1, delay_cost=1)
	c201_w += alt(MAIN_MEM_w)
	S += c201 <= c201_w

	c100 = S.Task('c100', length=1, delay_cost=1)
	c100 += alt(MAS)

	S += 23<c100

	c100_mem0 = S.Task('c100_mem0', length=1, delay_cost=1)
	c100_mem0 += alt(MAS_MEM)
	S += (t250*MAS[0])-1 < c100_mem0*MAS_MEM[0]
	S += (t250*MAS[1])-1 < c100_mem0*MAS_MEM[1]
	S += (t250*MAS[2])-1 < c100_mem0*MAS_MEM[2]
	S += (t250*MAS[3])-1 < c100_mem0*MAS_MEM[3]
	S += c100_mem0 <= c100

	c100_mem1 = S.Task('c100_mem1', length=1, delay_cost=1)
	c100_mem1 += alt(MAS_MEM)
	S += (t250*MAS[0])-1 < c100_mem1*MAS_MEM[0]
	S += (t250*MAS[1])-1 < c100_mem1*MAS_MEM[1]
	S += (t250*MAS[2])-1 < c100_mem1*MAS_MEM[2]
	S += (t250*MAS[3])-1 < c100_mem1*MAS_MEM[3]
	S += c100_mem1 <= c100

	c100_w = S.Task('c100_w', length=1, delay_cost=1)
	c100_w += alt(MAIN_MEM_w)
	S += c100 <= c100_w

	c101 = S.Task('c101', length=1, delay_cost=1)
	c101 += alt(MAS)

	S += 23<c101

	c101_mem0 = S.Task('c101_mem0', length=1, delay_cost=1)
	c101_mem0 += alt(MAS_MEM)
	S += (t251*MAS[0])-1 < c101_mem0*MAS_MEM[0]
	S += (t251*MAS[1])-1 < c101_mem0*MAS_MEM[1]
	S += (t251*MAS[2])-1 < c101_mem0*MAS_MEM[2]
	S += (t251*MAS[3])-1 < c101_mem0*MAS_MEM[3]
	S += c101_mem0 <= c101

	c101_mem1 = S.Task('c101_mem1', length=1, delay_cost=1)
	c101_mem1 += alt(MAS_MEM)
	S += (t251*MAS[0])-1 < c101_mem1*MAS_MEM[0]
	S += (t251*MAS[1])-1 < c101_mem1*MAS_MEM[1]
	S += (t251*MAS[2])-1 < c101_mem1*MAS_MEM[2]
	S += (t251*MAS[3])-1 < c101_mem1*MAS_MEM[3]
	S += c101_mem1 <= c101

	c101_w = S.Task('c101_w', length=1, delay_cost=1)
	c101_w += alt(MAIN_MEM_w)
	S += c101 <= c101_w

	solvers.mip.solve(S,msg=1,kind='CPLEX',ratio_gap=1.01)

	solution = [['hoge']*len(S.solution()[1]) for i in range(len(S.solution()))]
	for i in range(len(S.solution())):
		for j in range(len(S.solution()[i])):
			solution[i][j]=str(S.solution()[i][j])
	print(solution)

	cycles = int(solution[-1][3])

	pic_file_name = "/home/mfukuda/ABE/python/multiRAM_multiMAS/scheduling_result/stage5MM1_stage1MAS4/SQR012345/schedule4.png"
	if(S.solution() != []):
		plotters.matplotlib.plot(S,img_filename=pic_file_name, show_task_labels=False, fig_size=(cycles*0.25+3, 5))

	return solution
